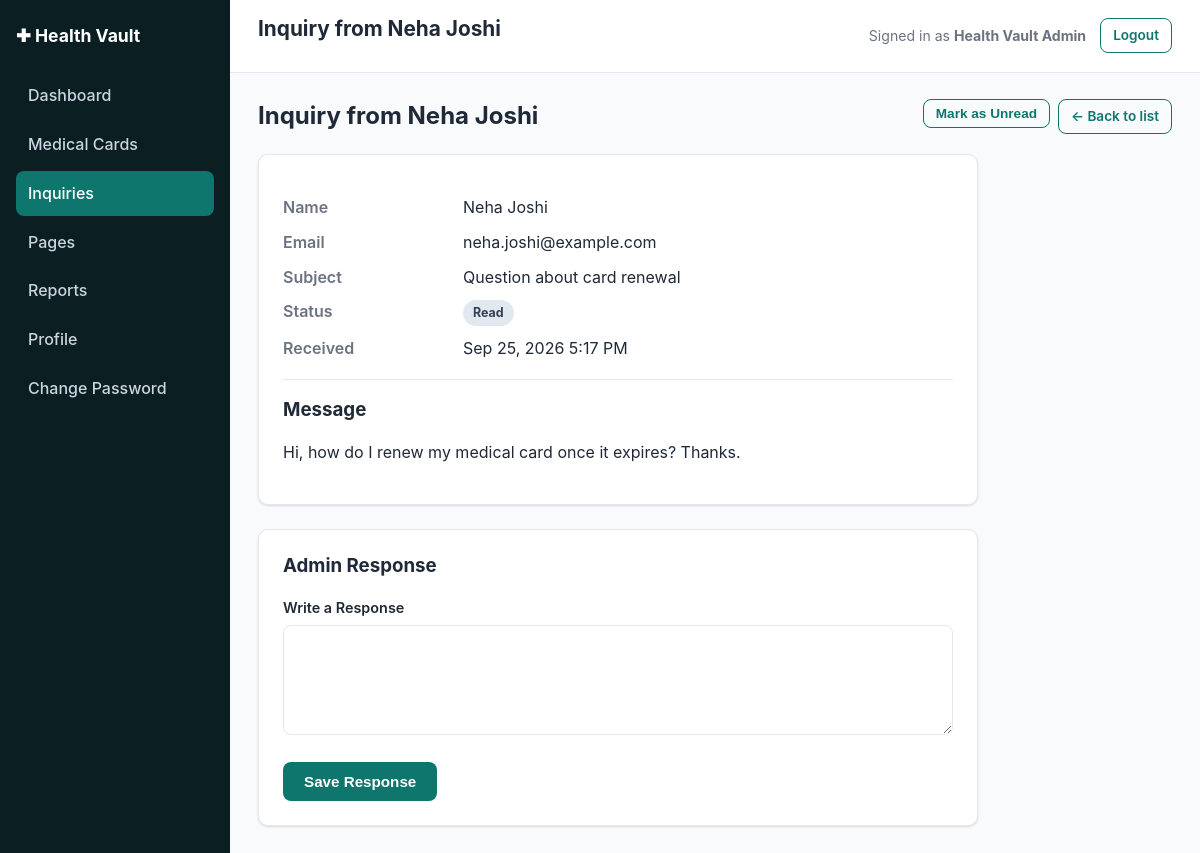
Screenshot of /admin/inquiries/view.php?id=1 (signed in) with the database file from the repository.
### tables this page shows
CREATE TABLE IF NOT EXISTS inquiries (
    id             INT UNSIGNED AUTO_INCREMENT PRIMARY KEY,
    name           VARCHAR(150) NOT NULL,
    email          VARCHAR(190) NOT NULL,
    subject        VARCHAR(190) DEFAULT NULL,
    message        TEXT NOT NULL,
    status         ENUM('unread','read') NOT NULL DEFAULT 'unread',
    admin_response TEXT DEFAULT NULL,
    responded_at   DATETIME DEFAULT NULL,
    created_at     DATETIME NOT NULL DEFAULT CURRENT_TIMESTAMP,
    updated_at     DATETIME NOT NULL DEFAULT CURRENT_TIMESTAMP ON UPDATE CURRENT_TIMESTAMP,
    KEY idx_inquiries_status (status)
);

### includes/functions.php (called while the page is built, shortened)
<?php
require_once __DIR__ . '/db.php';
function site_base_url(): string
{
    $script = str_replace('\\', '/', $_SERVER['SCRIPT_NAME'] ?? '');
    if (($pos = strpos($script, '/admin/')) !== false) {
        return substr($script, 0, $pos);
    }
    $dir = dirname($script);
    return ($dir === '/' || $dir === '\\') ? '' : rtrim($dir, '/');
}
function admin_base_url(): string
{
    return site_base_url() . '/admin';
}
function h(?string $value): string
{
    return htmlspecialchars($value ?? '', ENT_QUOTES, 'UTF-8');
}
function format_datetime(?string $datetime, string $format = 'M j, Y g:i A'): string
{
    $ts = strtotime($datetime);
    return $ts ? date($format, $ts) : '—';
}

### includes/db.php (called while the page is built, shortened)
<?php
function get_db(): PDO
{
    static $pdo = null;
    if ($pdo !== null) {
        return $pdo;
    }
    $dsn = 'mysql:host=' . DB_HOST . ';dbname=' . DB_NAME . ';charset=' . DB_CHARSET;
    try {
        $pdo = new PDO($dsn, DB_USER, DB_PASS, [
            PDO::ATTR_ERRMODE            => PDO::ERRMODE_EXCEPTION,
            PDO::ATTR_DEFAULT_FETCH_MODE => PDO::FETCH_ASSOC,
            PDO::ATTR_EMULATE_PREPARES   => false,
        ]);
    } catch (PDOException $e) {
        error_log('Health Vault DB connection failed: ' . $e->getMessage());
        http_response_code(500);
        if (APP_DEBUG) {
            die('Database connection failed: ' . htmlspecialchars($e->getMessage()));
        }
        die('A system error occurred. Please try again later.');
    }
    return $pdo;
}

### includes/auth.php (called while the page is built, shortened)
<?php
require_once __DIR__ . '/functions.php';
function current_admin(): ?array
{
    $stmt = get_db()->prepare('SELECT id, name, email, mobile_number, created_at, updated_at FROM admins WHERE id = :id LIMIT 1');
    $stmt->execute(['id' => $_SESSION['admin_id']]);
    $admin = $stmt->fetch();
    return $admin ?: null;
}

### admin/inquiries/view.php (the view, shortened to what this page needs)
<?php
require_once __DIR__ . '/../../includes/functions.php';
require_once __DIR__ . '/../../includes/auth.php';
$db = get_db();
$id = (int) ($_GET['id'] ?? 0);
$stmt = $db->prepare('SELECT * FROM inquiries WHERE id = :id LIMIT 1');
$stmt->execute(['id' => $id]);
$inquiry = $stmt->fetch();
if ($inquiry['status'] === 'unread') {
    $inquiry['status'] = 'read';
}
$pageTitle = 'Inquiry from ' . $inquiry['name'];
include __DIR__ . '/../../includes/admin-header.php';
?>
<div class="page-header">
  <h2 class="mt-0 mb-0">Inquiry from <?= h($inquiry['name']) ?></h2>
  <div class="table-actions">
    <?php if ($inquiry['status'] === 'read'): ?>
      <form method="post" action="respond.php">
        <button type="submit" class="btn btn-sm btn-outline">Mark as Unread</button>
      </form>
    <?php endif; ?>
    <a class="btn btn-sm btn-outline" href="index.php">← Back to list</a>
  </div>
</div>
<div class="panel" style="max-width:720px;">
  <dl style="display:grid;grid-template-columns:140px 1fr;row-gap:10px;">
    <dt style="font-weight:600;color:#6b7280;">Name</dt><dd><?= h($inquiry['name']) ?></dd>
    <dt style="font-weight:600;color:#6b7280;">Email</dt><dd><?= h($inquiry['email']) ?></dd>
    <dt style="font-weight:600;color:#6b7280;">Subject</dt><dd><?= h($inquiry['subject'] ?: '—') ?></dd>
    <dt style="font-weight:600;color:#6b7280;">Status</dt><dd><span class="badge badge-<?= h($inquiry['status']) ?>"><?= h(ucfirst($inquiry['status'])) ?></span></dd>
    <dt style="font-weight:600;color:#6b7280;">Received</dt><dd><?= h(format_datetime($inquiry['created_at'])) ?></dd>
  </dl>
  <hr style="margin:18px 0;border:none;border-top:1px solid #e5e7eb;">
  <h3>Message</h3>
  <p><?= nl2br(h($inquiry['message'])) ?></p>
</div>
<div class="panel" style="max-width:720px;">
  <h3>Admin Response</h3>
  <form method="post" action="respond.php">
    <div class="form-group">
      <label for="admin_response"><?= !empty($inquiry['admin_response']) ? 'Update Response' : 'Write a Response' ?></label>
      <textarea id="admin_response" name="admin_response"><?= h($inquiry['admin_response'] ?? '') ?></textarea>
    </div>
    <div class="form-actions">
      <button type="submit" class="btn">Save Response</button>
    </div>
  </form>
</div>
<?php include __DIR__ . '/../../includes/admin-footer.php'; ?>

### includes/admin-header.php (shortened to what this page needs)
<?php
$siteBase  = site_base_url();
$admin     = current_admin();
?><!DOCTYPE html>
<html lang="en">
<head>
<link rel="stylesheet" href="<?= h($siteBase) ?>/assets/css/style.css">
</head>
<body class="admin-body">
<div class="admin-layout">
<?php include __DIR__ . '/admin-sidebar.php'; ?>
  <div class="admin-content">
    <header class="admin-topbar">
      <h1><?= h($pageTitle ?? 'Admin') ?></h1>
      <div class="admin-topbar-user">
        <span>Signed in as <strong><?= h($admin['name'] ?? '') ?></strong></span>
        <a href="<?= h($adminBase) ?>/logout.php" class="btn btn-sm btn-outline">Logout</a>
      </div>
    </header>
    <div class="admin-body-inner">

### assets/css/style.css (style rules this page uses)
:root { --color-primary: #0f766e; --color-primary-dark: #0b544e; --color-primary-light: #ccfbf1; --color-accent: #2563eb; --color-danger: #dc2626; --color-danger-light: #fee2e2; --color-success: #16a34a; --color-success-light: #dcfce7; --color-warning: #d97706; --color-warning-light: #fef3c7; --color-text: #1f2937; --color-muted: #6b7280; --color-border: #e5e7eb; --color-bg: #f8fafc; --color-surface: #ffffff; --radius: 10px; --shadow: 0 1px 3px rgba(0,0,0,0.08), 0 1px 2px rgba(0,0,0,0.06); --font: -apple-system, BlinkMacSystemFont, "Segoe UI", Roboto, Helvetica, Arial, sans-serif; }
* { box-sizing: border-box; }
body { margin: 0; font-family: var(--font); color: var(--color-text); background: var(--color-bg); line-height: 1.55; }
a { color: var(--color-primary); text-decoration: none; }
h1, h2, h3, h4 { line-height: 1.25; margin-top: 0; }
.btn { display: inline-block; padding: 10px 20px; border-radius: 8px; font-weight: 600; border: 1px solid transparent; cursor: pointer; font-size: 0.95rem; background: var(--color-primary); color: #fff; text-decoration: none; }
.btn-outline { background: transparent; color: var(--color-primary); border-color: var(--color-primary); }
.btn-sm { padding: 6px 12px; font-size: 0.85rem; }
.panel { background: var(--color-surface); border: 1px solid var(--color-border); border-radius: var(--radius); padding: 24px; box-shadow: var(--shadow); margin-bottom: 24px; }
.form-group { margin-bottom: 16px; }
label { display: block; font-weight: 600; margin-bottom: 6px; font-size: 0.9rem; }
input[type=text], input[type=email], input[type=password], input[type=tel], input[type=date], input[type=search], textarea, select { width: 100%; padding: 10px 12px; border: 1px solid var(--color-border); border-radius: 8px; font-size: 0.95rem; font-family: inherit; background: #fff; color: var(--color-text); }
textarea { min-height: 110px; resize: vertical; }
.form-actions { margin-top: 20px; display: flex; gap: 10px; }
.table-actions { display: flex; gap: 8px; flex-wrap: wrap; }
.badge { display: inline-block; padding: 3px 10px; border-radius: 999px; font-size: 0.78rem; font-weight: 700; }
.badge-read { background: #e2e8f0; color: #334155; }
.admin-body { background: var(--color-bg); }
.admin-layout { display: flex; min-height: 100vh; }
.admin-content { flex: 1; min-width: 0; }
.admin-topbar { background: var(--color-surface); border-bottom: 1px solid var(--color-border); padding: 16px 28px; display: flex; align-items: center; justify-content: space-between; }
.admin-topbar h1 { font-size: 1.3rem; }
.admin-topbar-user { display: flex; align-items: center; gap: 14px; font-size: 0.88rem; color: var(--color-muted); }
.admin-body-inner { padding: 26px 28px; }
.page-header { display: flex; justify-content: space-between; align-items: center; margin-bottom: 20px; flex-wrap: wrap; gap: 10px; }
.mt-0 { margin-top: 0; }
.mb-0 { margin-bottom: 0; }

### rows the page displays
inquiries: name "Inquiry from Neha Joshi", name "Neha Joshi", email "neha.joshi@example.com", subject "Question about card renewal", created_at "Sep 25, 2026 5:17 PM", message "Hi, how do I renew my medical card once it expires? Thanks."

### other values shown
APP_NAME "Health Vault"
$admin['name'] "Health Vault Admin"
$inquiry['status'] "Read"
